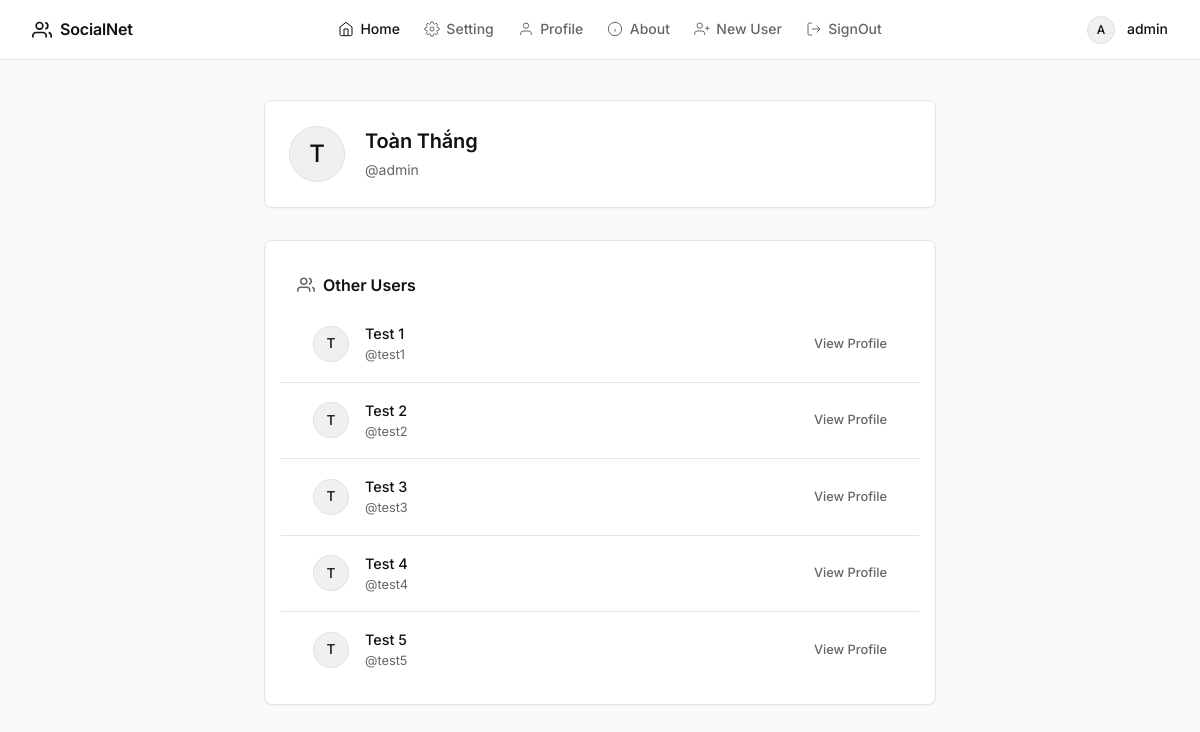
Page /src/socialnet/index.php (signed in) on the committed database.
### tables this page shows
CREATE TABLE IF NOT EXISTS account (
    id          INT AUTO_INCREMENT PRIMARY KEY,
    username    VARCHAR(50)  NOT NULL UNIQUE,
    fullname    VARCHAR(100) NOT NULL,
    password    VARCHAR(255) NOT NULL,
    description TEXT,
    is_admin    TINYINT(1) DEFAULT 0
);

### src/includes/auth.php (called while the page is built, shortened)
<?php
function getCurrentUsername(): ?string
{
    return $_SESSION['username'] ?? null;
}

### src/socialnet/index.php (the view, shortened to what this page needs)
<?php
require_once __DIR__ . '/../includes/auth.php';
$pdo = getDB();
$currentUserId = getCurrentUserId();
$stmt = $pdo->prepare("SELECT username, fullname FROM account WHERE id = ?");
$stmt->execute([$currentUserId]);
$currentUser = $stmt->fetch();
if (isUserAdmin()) {
    $stmt = $pdo->prepare("SELECT id, username, fullname FROM account WHERE id != ? ORDER BY fullname ASC");
} else {
    $stmt = $pdo->prepare("SELECT id, username, fullname FROM account WHERE id != ? AND is_admin = 0 ORDER BY fullname ASC");
}
$stmt->execute([$currentUserId]);
$otherUsers = $stmt->fetchAll();
?>
<!DOCTYPE html>
<html lang="en">
<head>
    <link rel="stylesheet" href="/assets/style.css?v=2">
</head>
<body>
    <?php include __DIR__ . '/../includes/menubar.php'; ?>
    <div class="main-content">
        <div class="user-info-card">
            <div class="user-info-avatar"><?= strtoupper(substr($currentUser['fullname'], 0, 1)) ?></div>
            <div class="user-info-details">
                <h2><?= htmlspecialchars($currentUser['fullname']) ?></h2>
                <span class="username-tag">@<?= htmlspecialchars($currentUser['username']) ?></span>
            </div>
        </div>
        <div class="card">
            <div class="card-title">
                <svg viewBox="0 0 24 24" fill="none" stroke="currentColor" stroke-width="2">
                    <path d="M17 21v-2a4 4 0 0 0-4-4H5a4 4 0 0 0-4 4v2" />
                    <circle cx="9" cy="7" r="4" />
                    <path d="M23 21v-2a4 4 0 0 0-3-3.87" />
                    <path d="M16 3.13a4 4 0 0 1 0 7.75" />
                </svg>
                Other Users
            </div>
            <?php if (empty($otherUsers)): ?>
                <p class="text-muted">No other users in the system yet.</p>
            <?php else: ?>
                <ul class="user-list">
                    <?php foreach ($otherUsers as $user): ?>
                        <li class="user-list-item">
                            <div class="item-avatar"><?= strtoupper(substr($user['fullname'], 0, 1)) ?></div>
                            <div class="item-info">
                                <div class="item-fullname"><?= htmlspecialchars($user['fullname']) ?></div>
                                <div class="item-username">@<?= htmlspecialchars($user['username']) ?></div>
                            </div>
                            <a href="/socialnet/profile.php?owner=<?= urlencode($user['username']) ?>" class="item-action">View
                                Profile</a>
                        </li>
                    <?php endforeach; ?>
                </ul>
            <?php endif; ?>
        </div>
    </div>
</body>
</html>

### src/includes/menubar.php (shortened to what this page needs)
<?php
$currentPage = basename($_SERVER['SCRIPT_NAME']);
$menubarUsername = getCurrentUsername() ?? '';
?>
<nav class="menubar">
    <div class="menubar-brand">
        <svg class="menubar-logo" viewBox="0 0 24 24" fill="none" stroke="currentColor" stroke-width="2">
            <path d="M17 21v-2a4 4 0 0 0-4-4H5a4 4 0 0 0-4 4v2" />
            <circle cx="9" cy="7" r="4" />
            <path d="M23 21v-2a4 4 0 0 0-3-3.87" />
            <path d="M16 3.13a4 4 0 0 1 0 7.75" />
        </svg>
        <span>SocialNet</span>
    </div>
    <div class="menubar-links">
        <a href="/socialnet/index.php" class="<?= $currentPage === 'index.php' ? 'active' : '' ?>">
            <svg viewBox="0 0 24 24" fill="none" stroke="currentColor" stroke-width="2">
                <path d="M3 9l9-7 9 7v11a2 2 0 0 1-2 2H5a2 2 0 0 1-2-2z" />
                <polyline points="9 22 9 12 15 12 15 22" />
            </svg>
            Home
        </a>
        <a href="/socialnet/setting.php" class="<?= $currentPage === 'setting.php' ? 'active' : '' ?>">
            Setting
        </a>
        <a href="/socialnet/profile.php" class="<?= $currentPage === 'profile.php' ? 'active' : '' ?>">
            <svg viewBox="0 0 24 24" fill="none" stroke="currentColor" stroke-width="2">
                <path d="M20 21v-2a4 4 0 0 0-4-4H8a4 4 0 0 0-4 4v2" />
                <circle cx="12" cy="7" r="4" />
            </svg>
            Profile
        </a>
        <a href="/socialnet/about.php" class="<?= $currentPage === 'about.php' ? 'active' : '' ?>">
            <svg viewBox="0 0 24 24" fill="none" stroke="currentColor" stroke-width="2">
                <circle cx="12" cy="12" r="10" />
                <line x1="12" y1="16" x2="12" y2="12" />
                <line x1="12" y1="8" x2="12.01" y2="8" />
            </svg>
            About
        </a>
        <?php if ($menubarUsername === 'admin'): ?>
            <a href="/admin/newuser.php" class="<?= $currentPage === 'newuser.php' ? 'active' : '' ?>">
                <svg viewBox="0 0 24 24" fill="none" stroke="currentColor" stroke-width="2">
                    <path d="M16 21v-2a4 4 0 0 0-4-4H5a4 4 0 0 0-4 4v2" />
                    <circle cx="8.5" cy="7" r="4" />
                    <line x1="20" y1="8" x2="20" y2="14" />
                    <line x1="23" y1="11" x2="17" y2="11" />
                </svg>
                New User
            </a>
        <?php endif; ?>
        <a href="/socialnet/signout.php" class="signout-link">
            <svg viewBox="0 0 24 24" fill="none" stroke="currentColor" stroke-width="2">
                <path d="M9 21H5a2 2 0 0 1-2-2V5a2 2 0 0 1 2-2h4" />
                <polyline points="16 17 21 12 16 7" />
                <line x1="21" y1="12" x2="9" y2="12" />
            </svg>
            SignOut
        </a>
    </div>
    <div class="menubar-user">
        <div class="user-avatar"><?= strtoupper(substr($menubarUsername, 0, 1)) ?></div>
        <span class="user-name"><?= htmlspecialchars($menubarUsername) ?></span>
    </div>
</nav>

### src/assets/style.css (style rules this page uses)
:root { --bg-primary: #ffffff; --bg-secondary: #fafafa; --bg-card: #ffffff; --bg-input: #ffffff; --border-color: #e5e5e5; --border-focus: #111111; --text-primary: #111111; --text-secondary: #666666; --text-muted: #888888; --accent: #111111; --accent-hover: #333333; --accent-glow: #f5f5f5; --success: #0d9488; --success-bg: #f0fdfa; --danger: #e11d48; --danger-bg: #fff1f2; --warning: #d97706; --shadow-sm: 0 1px 2px rgba(0, 0, 0, 0.04); --shadow-md: 0 4px 12px rgba(0, 0, 0, 0.03); --shadow-lg: 0 8px 24px rgba(0, 0, 0, 0.04); --radius-sm: 6px; --radius-md: 8px; --radius-lg: 12px; --radius-xl: 16px; --transition: all 0.2s ease; }
*, *::before, *::after { margin: 0; padding: 0; box-sizing: border-box; }
html { font-size: 16px; }
body { font-family: "Inter", -apple-system, BlinkMacSystemFont, sans-serif; background: var(--bg-secondary); color: var(--text-primary); line-height: 1.6; min-height: 100vh; -webkit-font-smoothing: antialiased; -moz-osx-font-smoothing: grayscale; }
a { color: var(--text-secondary); text-decoration: none; transition: var(--transition); }
.menubar { position: fixed; top: 0; left: 0; right: 0; z-index: 1000; display: flex; align-items: center; justify-content: space-between; padding: 0 2rem; height: 60px; background: var(--bg-primary); border-bottom: 1px solid var(--border-color); }
.menubar-brand { display: flex; align-items: center; gap: 0.5rem; font-weight: 600; font-size: 1rem; color: var(--text-primary); letter-spacing: -0.01em; }
.menubar-logo { width: 20px; height: 20px; stroke: var(--text-primary); }
.menubar-links { display: flex; align-items: center; gap: 1.5rem; }
.menubar-links a { display: flex; align-items: center; gap: 0.4rem; font-size: 0.875rem; font-weight: 500; color: var(--text-secondary); }
.menubar-links a svg { width: 16px; height: 16px; stroke-width: 1.5px; }
.menubar-links a:hover, .menubar-links a.active { color: var(--text-primary); }
.menubar-user { display: flex; align-items: center; gap: 0.75rem; }
.user-avatar { width: 28px; height: 28px; border-radius: 50%; background: #f0f0f0; border: 1px solid #e0e0e0; display: flex; align-items: center; justify-content: center; font-weight: 500; font-size: 0.75rem; color: var(--text-primary); }
.user-name { font-size: 0.875rem; font-weight: 500; color: var(--text-primary); }
.main-content { position: relative; z-index: 1; padding-top: 100px; padding-bottom: 4rem; max-width: 720px; margin: 0 auto; padding-left: 1.5rem; padding-right: 1.5rem; }
.card { background: var(--bg-card); border: 1px solid var(--border-color); border-radius: var(--radius-md); padding: 2rem; box-shadow: var(--shadow-sm); }
.card-title { font-size: 1rem; font-weight: 600; margin-bottom: 1.5rem; color: var(--text-primary); display: flex; align-items: center; gap: 0.5rem; }
.card-title svg { width: 18px; height: 18px; color: var(--text-secondary); }
.user-info-card { display: flex; align-items: center; gap: 1.25rem; padding: 1.5rem; background: var(--bg-card); border: 1px solid var(--border-color); border-radius: var(--radius-md); margin-bottom: 2rem; box-shadow: var(--shadow-sm); }
.user-info-avatar { width: 56px; height: 56px; border-radius: 50%; background: #f0f0f0; border: 1px solid #e0e0e0; display: flex; align-items: center; justify-content: center; font-size: 1.5rem; font-weight: 500; color: var(--text-primary); }
.user-info-details h2 { font-size: 1.25rem; font-weight: 600; color: var(--text-primary); letter-spacing: -0.01em; }
.user-info-details .username-tag { color: var(--text-secondary); font-size: 0.875rem; }
.user-list { list-style: none; margin: -1rem; }
.user-list-item { display: flex; align-items: center; gap: 1rem; padding: 1rem 2rem; border-bottom: 1px solid var(--border-color); }
.user-list-item:last-child { border-bottom: none; }
.user-list-item .item-avatar { width: 36px; height: 36px; border-radius: 50%; background: #f0f0f0; border: 1px solid #e0e0e0; display: flex; align-items: center; justify-content: center; font-weight: 500; font-size: 0.85rem; color: var(--text-primary); }
.user-list-item .item-info { flex: 1; }
.user-list-item .item-info .item-fullname { font-weight: 500; color: var(--text-primary); font-size: 0.9rem; }
.user-list-item .item-info .item-username { font-size: 0.8rem; color: var(--text-secondary); }
.user-list-item .item-action { font-size: 0.8rem; color: var(--text-secondary); font-weight: 500; }

### rows in the picture
account: fullname "T", fullname "Toàn Thắng", username "admin"
account: fullname "T", fullname "Test 1", username "test1"
account: fullname "T", fullname "Test 2", username "test2"
account: fullname "T", fullname "Test 3", username "test3"
account: fullname "T", fullname "Test 4", username "test4"
account: fullname "T", fullname "Test 5", username "test5"

### other values in the picture
substr($menubarUsername, 0, 1) "A"
$menubarUsername "admin"
